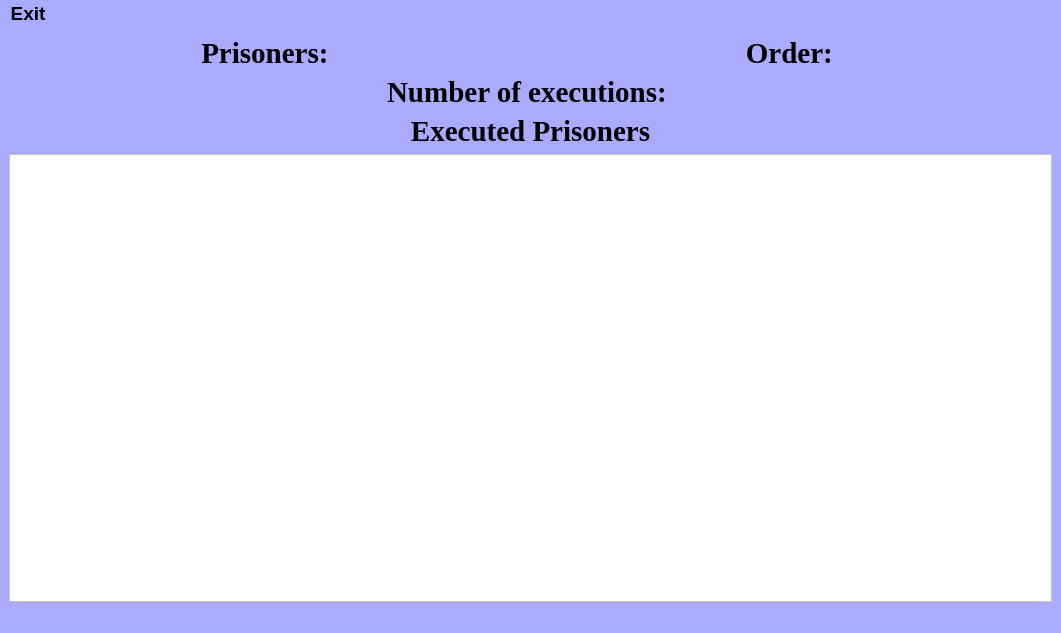
<?xml version="1.0" encoding="UTF-8"?>
<ui version="4.0">
 <class>Result</class>
 <widget class="QMainWindow" name="Result">
  <property name="geometry">
   <rect>
    <x>0</x>
    <y>0</y>
    <width>1061</width>
    <height>633</height>
   </rect>
  </property>
  <property name="windowTitle">
   <string>MainWindow</string>
  </property>
  <property name="styleSheet">
   <string notr="true">background-color: rgb(170, 170, 255);</string>
  </property>
  <widget class="QWidget" name="centralwidget">
   <layout class="QVBoxLayout" name="verticalLayout">
    <item>
     <layout class="QHBoxLayout" name="horizontalLayout_3">
      <item>
       <widget class="QLabel" name="label_3">
        <property name="font">
         <font>
          <family>Times New Roman</family>
          <pointsize>22</pointsize>
          <bold>true</bold>
         </font>
        </property>
        <property name="styleSheet">
         <string notr="true">border-top-color: rgb(0, 0, 127);</string>
        </property>
        <property name="text">
         <string>Prisoners: </string>
        </property>
        <property name="alignment">
         <set>Qt::AlignCenter</set>
        </property>
        <property name="margin">
         <number>12</number>
        </property>
       </widget>
      </item>
      <item>
       <widget class="QLabel" name="label_4">
        <property name="font">
         <font>
          <family>Times New Roman</family>
          <pointsize>22</pointsize>
          <bold>true</bold>
         </font>
        </property>
        <property name="styleSheet">
         <string notr="true"/>
        </property>
        <property name="text">
         <string>Order: </string>
        </property>
        <property name="alignment">
         <set>Qt::AlignCenter</set>
        </property>
       </widget>
      </item>
     </layout>
    </item>
    <item>
     <widget class="QLabel" name="label_2">
      <property name="font">
       <font>
        <family>Times New Roman</family>
        <pointsize>22</pointsize>
        <bold>true</bold>
       </font>
      </property>
      <property name="styleSheet">
       <string notr="true">border-color: rgb(0, 0, 0);
gridline-color: rgb(0, 0, 0);</string>
      </property>
      <property name="text">
       <string>Number of executions: </string>
      </property>
      <property name="alignment">
       <set>Qt::AlignCenter</set>
      </property>
     </widget>
    </item>
    <item>
     <widget class="QLabel" name="label">
      <property name="font">
       <font>
        <family>Times New Roman</family>
        <pointsize>22</pointsize>
        <bold>true</bold>
       </font>
      </property>
      <property name="styleSheet">
       <string notr="true"/>
      </property>
      <property name="text">
       <string>Executed Prisoners</string>
      </property>
      <property name="alignment">
       <set>Qt::AlignCenter</set>
      </property>
      <property name="margin">
       <number>12</number>
      </property>
     </widget>
    </item>
    <item>
     <widget class="QListWidget" name="listWidget">
      <property name="font">
       <font>
        <family>Segoe UI</family>
        <pointsize>20</pointsize>
        <italic>false</italic>
        <bold>true</bold>
       </font>
      </property>
      <property name="styleSheet">
       <string notr="true">background-color: rgb(255, 255, 255);
color: rgb(0, 0, 127);</string>
      </property>
     </widget>
    </item>
   </layout>
  </widget>
  <widget class="QMenuBar" name="menubar">
   <property name="geometry">
    <rect>
     <x>0</x>
     <y>0</y>
     <width>1061</width>
     <height>24</height>
    </rect>
   </property>
   <property name="font">
    <font>
     <pointsize>14</pointsize>
     <bold>true</bold>
    </font>
   </property>
   <widget class="QMenu" name="menuFile">
    <property name="styleSheet">
     <string notr="true">background-color: rgb(255, 0, 0);</string>
    </property>
    <property name="title">
     <string>Exit</string>
    </property>
    <addaction name="actionExit"/>
   </widget>
   <addaction name="menuFile"/>
  </widget>
  <widget class="QStatusBar" name="statusbar"/>
  <action name="actionExit">
   <property name="text">
    <string>    ✕</string>
   </property>
   <property name="font">
    <font>
     <pointsize>12</pointsize>
     <bold>true</bold>
    </font>
   </property>
  </action>
 </widget>
 <resources/>
 <connections/>
</ui>
